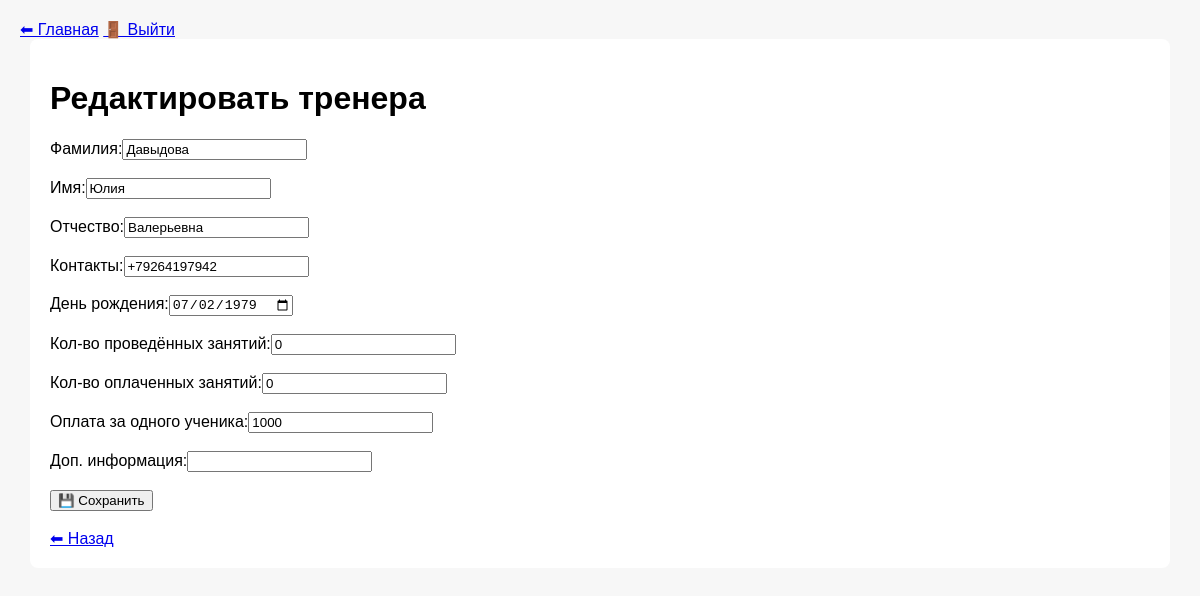
The app's page /coaches/edit/1 (signed in), older data.
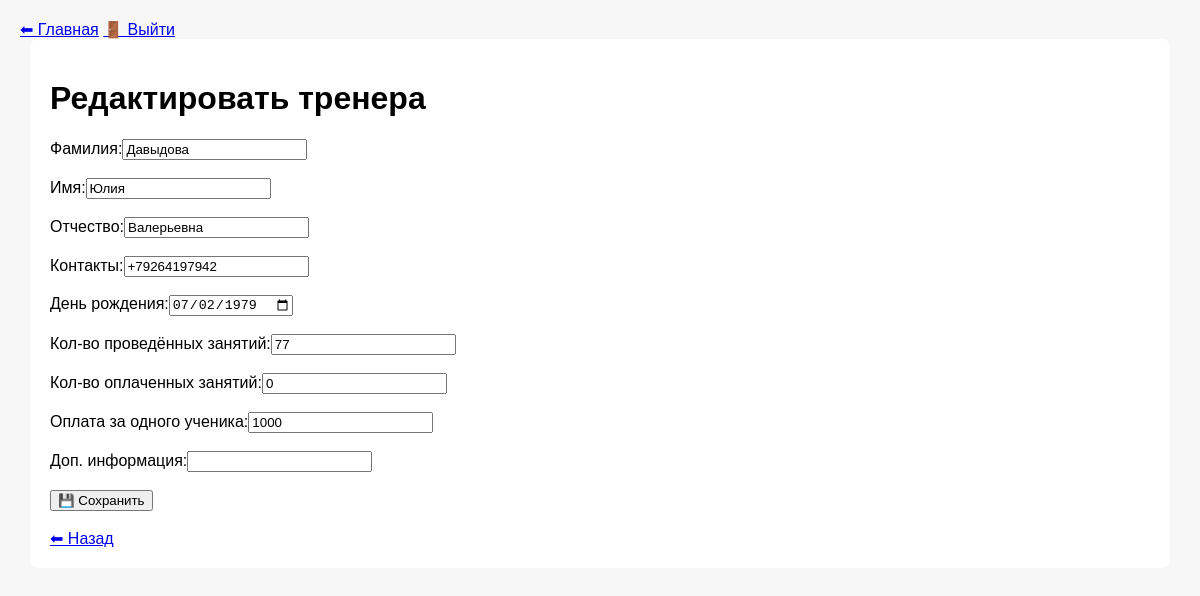
The same page, newer data.
### tables this page shows
CREATE TABLE coaches
                   (
                       id INTEGER PRIMARY KEY AUTOINCREMENT,
                       first_name TEXT NOT NULL,
                       last_name TEXT NOT NULL,
                       middle_name TEXT,
                       contacts TEXT,
                       birthday TEXT,
                       lessons_count INTEGER,
                       lessons_paid INTEGER,
                       student_payment INTEGER,
                       additional_info TEXT,
                       creation_date TEXT
                   );

### app.py (the view)
    def wrapper(*args, **kwargs):
        if "user" not in session:
            return redirect(url_for("login"))
        return fn(*args, **kwargs)

### app.py (called while the page is built, shortened)
def login_required(fn):
    def wrapper(*args, **kwargs):
        if "user" not in session:
            return redirect(url_for("login"))
        return fn(*args, **kwargs)
    wrapper.__name__ = fn.__name__
    return wrapper

@app.route("/coaches/edit/<int:coach_id>", methods=["GET", "POST"])
@login_required
def edit_coach(coach_id):
    coach = db.get_coach_by_id(coach_id)
    return render_template("edit_coach.html", coach=coach)

### database.py (called while the page is built)
def get_connection():
    conn = sqlite3.connect(DB_NAME)
    conn.row_factory = sqlite3.Row
    return conn

def get_coach_by_id(coach_id):
    conn = get_connection()
    coach = conn.execute("SELECT * FROM coaches WHERE id=?", (coach_id,)).fetchone()
    conn.close()
    return coach

### templates/edit_coach.html (shortened to what this page needs)
{% extends "base.html" %}
{% block content %}
<h1>Редактировать тренера</h1>
<form method="POST">
    <label>Фамилия:<input type="text" name="last_name" value="{{ coach.last_name }}" required></label><br><br>
    <label>Имя:<input type="text" name="first_name" value="{{ coach.first_name }}" required></label><br><br>
    <label>Отчество:<input type="text" name="middle_name" value="{{ coach.middle_name }}"></label><br><br>
    <label>Контакты:<input type="text" name="contacts" value="{{ coach.contacts }}"></label><br><br>
    <label>День рождения:<input type="date" name="birthday" value="{{ coach.birthday }}"></label><br><br>
    <label>Кол-во проведённых занятий:<input type="number" name="lessons_count"
                                             value="{{ coach.lessons_count }}"></label><br><br>
    <label>Кол-во оплаченных занятий:<input type="number" name="lessons_paid"
                                            value="{{ coach.lessons_paid }}"></label><br><br>
    <label>Оплата за одного ученика:<input type="number" name="student_payment"
                                           value="{{ coach.student_payment }}"></label><br><br>
    <label>Доп. информация:<input type="text" name="additional_info"
                                  value="{{ coach.additional_info }}"></label><br><br>
    <button type="submit">💾 Сохранить</button>
</form>
<br>
<a href="{{ url_for('coaches') }}">⬅ Назад</a>
{% endblock %}

Row changes from the older to the newer data that the page shows:
changed coaches "Давыдова": lessons_count "0" → "77"
